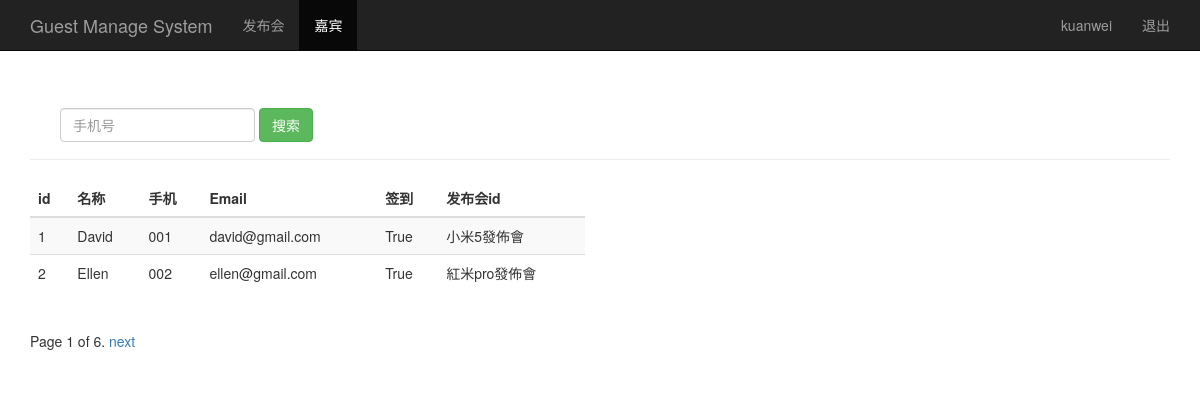
The page /guest_manage/ (signed in) on the database its author committed.
### sign/models.py (models this page shows, shortened)
class Guest(models.Model):
    event = models.ForeignKey(Event, on_delete=models.CASCADE)            # 关联发布会id
    realname = models.CharField(max_length=64)  # 姓名
    phone = models.CharField(max_length=16)     # 手机号
    email = models.EmailField()                 # 邮箱
    sign = models.BooleanField()                # 签到状态
    create_time = models.DateTimeField(auto_now=True)  # 创建时间（自动获取当前时间）
    class Meta:
        unique_together = ('phone', 'event')

class Event(models.Model):
    name = models.CharField(max_length=100)            # 发布会标题
    limit = models.IntegerField()                      # 限制人数
    status = models.BooleanField()                     # 状态
    address = models.CharField(max_length=200)         # 地址
    start_time = models.DateTimeField('events time')   # 发布会时间
    create_time = models.DateTimeField(auto_now=True)  # 创建时间（自动获取当前时间）
    def __str__(self):
        return self.name

### sign/views.py (the view)
# urls.py: url(r'^guest_manage/$', views.guest_manage),
@login_required
def guest_manage(request):
	username = request.session.get('user', '')
	guest_list = Guest.objects.all()
	paginator = Paginator(guest_list, 2)
	page = request.GET.get('page')
	try:
		contacts = paginator.page(page)
	except PageNotAnInteger:
		contacts = paginator.page(1)
	except EmptyPage:
		contacts = paginator.page(paginator.num_pages)
	return render(request, "guest_manage.html", {"user": username, "guests": contacts})

### templates/guest_manage.html (shortened to what this page needs)
<!DOCTYPE html>
<html>
<head>
	{% load bootstrap3 %}
	{% bootstrap_css %}
</head>
<body>
    <nav class="navbar navbar-inverse navbar-fixed-top">
      <div class="container">
        <div class="navbar-header">
          <a class="navbar-brand" href="/guest_manage/">Guest Manage System</a>
        </div>
        <div id="navbar" class="collapse navbar-collapse">
          <ul class="nav navbar-nav">
            <li><a href="/event_manage/">发布会</a></li>
            <li class="active"><a href="#about">嘉宾</a></li>
          </ul>
          <ul class="nav navbar-nav navbar-right">
           <li><a href="#">{{user}}</a></li>
           <li><a href="/logout/">退出</a></li>
         </ul>
        </div>
      </div>
    </nav>
    <div class="container theme-showcase" role="main" style="padding-top: 60px;">
      <div class="page-header">
        <div id="navbar" class="navbar-collapse collapse">
          <form class="navbar-form" method="get" action="/search_phone/">
            <div class="form-group">
              <input name="phone" type="text" placeholder="手机号" class="form-control">
            </div>
            <button type="submit" class="btn btn-success">搜索</button>
          </form>
        </div>
      </div>
      <div class="row">
        <div class="col-md-6">
          <table class="table table-striped">
            <thead>
              <tr>
                <th>id</th>
                <th>名称</th>
                <th>手机</th>
                <th>Email</th>
                <th>签到</th>
                <th>发布会id</th>
              </tr>
            </thead>
            <tbody>
              {% for guest in guests %}
                <tr>
                  <td>{{ guest.id }}</td>
                  <td>{{ guest.realname }}</td>
                  <td>{{ guest.phone }}</td>
                  <td>{{ guest.email }}</td>
                  <td>{{ guest.sign }}</td>
                  <td>{{ guest.event }}</td>
                </tr>
             {% endfor %}
            </tbody>
          </table>
        </div>
      </div>
    <div class="pagination">
      <span class="step-links">
          <span class="current">
            Page {{ guests.number }} of {{ guests.paginator.num_pages }}.
          </span>
        {% if guests.has_next %}
          {% if phone %}
            <a href="?phone={{ phone }}&page={{ guests.next_page_number }}">next</a>
          {% else %}
           <a href="?page={{ guests.next_page_number }}">next</a>
          {% endif %}
        {% endif %}
      </span>
    </div>
</body>
</html>

### rows shown on the page
Guest: id "1", realname "David", phone "001", email "david@gmail.com", sign "True", event "小米5發佈會"
Guest: id "2", realname "Ellen", phone "002", email "ellen@gmail.com", sign "True", event "紅米pro發佈會"

### other values the page prints
{{ user }} "kuanwei"
{{ guests.number }} "1"
{{ guests.paginator.num_pages }} "6"
